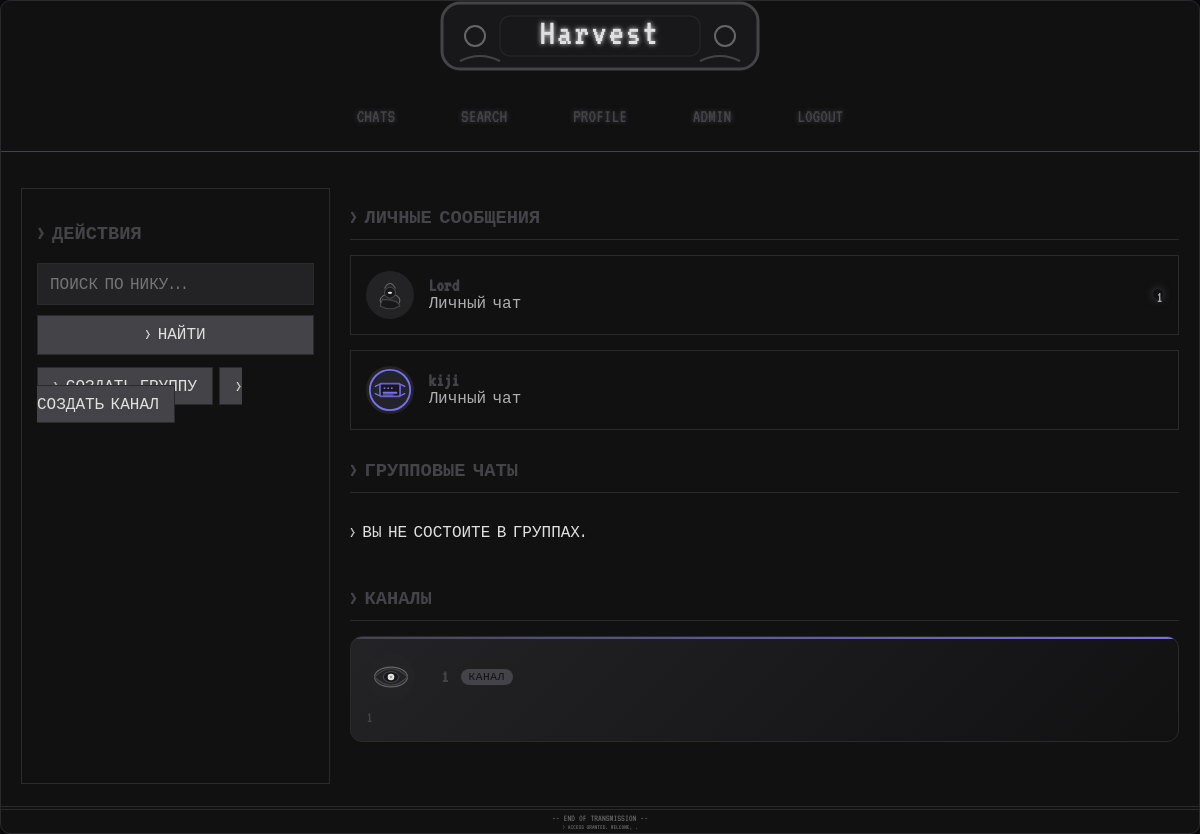
The page /chats (signed in) on the database its author committed.
### models.py (models this page shows)
class User(UserMixin, db.Model):
    id = Column(Integer, primary_key=True)
    nickname_enc = Column(String(64), nullable=False, unique=True)  # Никнейм теперь строка
    password_hash = Column(String(128), nullable=False)
    is_admin = Column(Boolean, default=False)
    banned = Column(Boolean, default=False)
    public_key = Column(LargeBinary, nullable=True)  # Публичный ключ пользователя
    avatar = Column(String(128), nullable=True)  # Путь к аватарке или стандартная иконка
    anonymous_mode = Column(Boolean, default=True)  # Включено ли шифрование
    global_chat_key = Column(String(128), nullable=True)  # Глобальный ключ для чатов
    global_group_key = Column(String(128), nullable=True)  # Глобальный ключ для групп
    chats1 = relationship('Chat', foreign_keys='Chat.user1_id', backref='user1', lazy=True)
    chats2 = relationship('Chat', foreign_keys='Chat.user2_id', backref='user2', lazy=True)

class Channel(db.Model):
    id = Column(Integer, primary_key=True)
    name = Column(String(64), nullable=False)
    description = Column(String(256), nullable=True)
    creator_id = Column(Integer, ForeignKey('user.id'), nullable=False)
    avatar = Column(String(128), nullable=True)  # Путь к аватарке или стандартная иконка
    key_enc = Column(LargeBinary, nullable=True)
    deleted = Column(db.Boolean, default=False)  # Мягкое удаление канала
    posts = relationship('ChannelPost', backref='channel', lazy='dynamic')

### app.py (the view, shortened to what this page needs)
@app.route('/')
@app.route('/chats')
@login_required
def index():
    chats = Chat.query.filter(
        (Chat.user1_id == current_user.id) | (Chat.user2_id == current_user.id)
    ).all()
    group_memberships = GroupMember.query.filter_by(user_id=current_user.id).all()
    group_list = []
    chats_with_info = []
    for chat in chats:
        other_user = chat.user1 if chat.user1_id != current_user.id else chat.user2
        last_read_entry = ReadTracking.query.filter_by(user_id=current_user.id, chat_id=chat.id).first()
        last_read_time = last_read_entry.last_read if last_read_entry else datetime.min
        unread_count = Message.query.filter(
            Message.chat_id == chat.id,
            Message.timestamp > last_read_time
        ).count()
        last_message = Message.query.filter_by(chat_id=chat.id).order_by(Message.timestamp.desc()).first()
        last_activity = last_message.timestamp if last_message else datetime.min
        chats_with_info.append({
            'chat': chat,
            'other_user_nickname': other_user.nickname_enc,
            'unread_count': unread_count,
            'last_activity': last_activity
        })
    chats_with_info.sort(key=lambda x: x['last_activity'], reverse=True)
    channel_subs = ChannelSubscriber.query.filter_by(user_id=current_user.id).all()
    channel_list = []
    for sub in channel_subs:
        channel = Channel.query.get(sub.channel_id)
        if channel and not channel.deleted:  # Проверяем, что канал существует и не удалён
            channel_list.append(channel)
    return render_template('chats.html', chat_list=chats_with_info, group_list=group_list, channel_list=channel_list)

### app.py (called while the page is built)
@app.before_request
def enforce_https():
    if (request.host.startswith('localhost') or
        request.host.startswith('127.0.0.1') or
        request.host.endswith('.ngrok.io') or
        request.host.endswith('.ngrok-free.app') or
        request.host.endswith('.onion')):
        return None
    return None

@login_manager.user_loader
def load_user(user_id):
    return db.session.get(User, int(user_id))

@app.before_request
def check_ban():
    from flask_login import current_user, logout_user
    if hasattr(current_user, 'is_authenticated') and current_user.is_authenticated:
        if getattr(current_user, 'banned', False):
            logout_user()
            flash('Ваш аккаунт заблокирован', 'danger')
            return redirect(url_for('login'))

### templates/chats.html (shortened to what this page needs)
{% extends "base.html" %}
{% block content %}
<div class="chats-page-container">
    <aside class="sidebar-actions">
        <h3>> ДЕЙСТВИЯ</h3>
        <form method="POST" action="{{ url_for('search') }}" class="sidebar-form">
            <input type="text" name="nickname" class="input-field" placeholder="ПОИСК ПО НИКУ..." required>
            <button type="submit" class="btn btn-full">> НАЙТИ</button>
        </form>
        <a href="{{ url_for('create_group') }}" class="btn btn-full">> СОЗДАТЬ ГРУППУ</a>
        <a href="{{ url_for('create_channel') }}" class="btn btn-full">> СОЗДАТЬ КАНАЛ</a>
    </aside>
    <main class="chats-main-content">
        <div class="chats-list-container">
            <h3>> ЛИЧНЫЕ СООБЩЕНИЯ</h3>
            <div class="chats-list">
                {% for chat_info in chat_list %}
                    <a href="{{ url_for('chat', chat_id=chat_info.chat.id) }}" class="chat-tile">
                        <div class="chat-avatar">
                            <img src="{{ url_for('static', filename=(chat_info.chat.user2.avatar if current_user.id == chat_info.chat.user1_id else chat_info.chat.user1.avatar) or 'avatars/cybermask.svg') }}" alt="avatar" class="chat-avatar-img">
                        </div>
                        <div class="chat-info">
                            <div class="chat-nick">{{ chat_info.other_user_nickname }}</div>
                            <div class="chat-last">Личный чат</div>
                        </div>
                        <div class="chat-meta">
                            {% if chat_info.unread_count > 0 %}
                                <span class="unread-indicator">{{ chat_info.unread_count }}</span>
                            {% endif %}
                        </div>
                    </a>
                {% else %}
                    <p>> НЕТ АКТИВНЫХ ЧАТОВ.</p>
                {% endfor %}
            </div>
        </div>
        <div class="chats-list-container">
            <h3>> ГРУППОВЫЕ ЧАТЫ</h3>
            <div class="chats-list">
                {% for group in group_list %}
                    <a href="{{ url_for('group_chat', invite_link=group.invite_link) }}" class="chat-tile">
                        <div class="chat-avatar">
                            <img src="{{ url_for('static', filename=group.avatar or 'avatars/hacker.svg') }}" alt="avatar" class="chat-avatar-img">
                        </div>
                        <div class="chat-info">
                            <div class="chat-nick">{{ group.group_name }}</div>
                            <div class="chat-last">Групповой чат</div>
                        </div>
                         <div class="chat-meta">
                        </div>
                    </a>
                {% else %}
                    <p>> ВЫ НЕ СОСТОИТЕ В ГРУППАХ.</p>
                {% endfor %}
            </div>
        </div>
        <div class="chats-list-container">
            <h3>> КАНАЛЫ</h3>
            <div class="chats-list">
                {% for channel in channel_list %}
                    <a href="{{ url_for('view_channel', channel_id=channel.id) }}" class="channel-tile">
                        <div class="channel-header">
                            <div class="chat-avatar">
                                <img src="{{ url_for('static', filename=channel.avatar or 'avatars/terminal.svg') }}" alt="avatar" class="chat-avatar-img">
                            </div>
                            <div class="channel-name">{{ channel.name }}</div>
                            <span class="channel-type">Канал</span>
                        </div>
                        {% if channel.description %}
                        <div class="channel-desc">{{ channel.description }}</div>
                        {% endif %}
                    </a>
                {% else %}
                    <p>> ВЫ НЕ ПОДПИСАНЫ НА КАНАЛЫ.</p>
                {% endfor %}
            </div>
        </div>
    </main>
</div>
{% endblock %}

### static/style.css (style rules this page uses)
:root { --bg-primary: #111112; --bg-secondary: #232326; --text-primary: #e0e0e0; --text-secondary: #b0b0b0; --accent-color: #444448; --accent-hover: #66666a; --border-color: #2a2a2d; --error-color: #b84a4a; --success-color: #6a6a6a; --warning-color: #888888; --font-main: 'VT323', 'Courier New', monospace; --background-color: #0a0a0c; --main-accent-color: #444448; --secondary-accent-color: #66666a; --text-color: #e0e0e0; --input-bg: #232326; }
* { animation-duration: 0s !important; animation-delay: 0s !important; transition-duration: 0s !important; transition-delay: 0s !important; }
*, *::before, *::after { box-sizing: border-box; }
html { height: 100%; scroll-behavior: auto; }
body { background: var(--background-color); color: var(--text-color); font-family: var(--font-main); font-size: 16px; margin: 0; min-height: 100vh; background-image: none; }
body::before, body::after { display: none !important; }
.btn, .btn-submit, .btn-danger, .btn-secondary, .btn-primary { background: var(--accent-color) !important; color: var(--text-primary) !important; border: 1px solid var(--border-color) !important; box-shadow: none !important; transition: background 0.2s; }
input, textarea, .input-field { background: var(--input-bg) !important; color: var(--text-primary) !important; border: 1px solid var(--border-color) !important; }
.unread-indicator, .status-banned, .status-ok { background: none !important; color: #aaa !important; border: none !important; }
a { text-decoration: none; color: var(--main-accent-color); }
body::before { content: "01010101\n10101010\n01010101\n10101010\n01010101\n10101010\n01010101\n10101010"; position: fixed; top: 0; left: 0; width: 100%; height: 100%; background-image: radial-gradient(circle at 20% 80%, rgba(0, 255, 65, 0.1) 0%, transparent 50%), radial-gradient(circle at 80% 20%, rgba(255, 0, 64, 0.1) 0%, transparent 50%), linear-gradient(45deg, transparent 40%, rgba(0, 255, 65, 0.05) 50%, transparent 60%); background-size: 100% 100%, 100% 100%, 200px 200px; z-index: -1; pointer-events: none; font-family: 'Courier New', monospace; font-size: 8px; color: rgba(0, 255, 65, 0.1); white-space: pre; line-height: 8px; overflow: hidden; }
body::after { content: ""; position: fixed; top: 0; left: 0; width: 100%; height: 100%; background: repeating-linear-gradient( 90deg, transparent, transparent 2px, rgba(0, 255, 65, 0.03) 2px, rgba(0, 255, 65, 0.03) 4px ), repeating-linear-gradient( 0deg, transparent, transparent 2px, rgba(0, 255, 65, 0.03) 2px, rgba(0, 255, 65, 0.03) 4px ); z-index: -1; pointer-events: none; animation: matrix-rain 20s linear infinite; }
.input-field { width: 100%; background: var(--input-bg); border: 1px solid var(--border-color); color: var(--text-color); padding: 12px; font-family: var(--font-main); font-size: 1em; transition: all 0.3s ease; }
.chats-list { display: flex; flex-direction: column; gap: 15px; }
.chat-tile { display: flex; align-items: center; padding: 15px; border: 1px solid var(--border-color); text-decoration: none; color: var(--text-color); transition: all 0.3s; }
.chat-avatar { width: 50px; height: 50px; border-radius: 50%; background: var(--secondary-accent-color); color: var(--background-color); display: flex; align-items: center; justify-content: center; font-size: 1.5em; margin-right: 15px; }
.chat-info { flex-grow: 1; }
.chat-nick { font-size: 1.2em; font-weight: bold; color: var(--main-accent-color); }
.chat-last { font-size: 1em; color: var(--text-secondary); white-space: nowrap; overflow: hidden; text-overflow: ellipsis; max-width: 200px; }
.chat-meta { text-align: right; }
.unread-indicator { display: inline-block; width: 10px; height: 10px; background-color: var(--main-accent-color); border-radius: 50%; margin-top: 5px; box-shadow: 0 0 8px var(--main-accent-color); }
.btn { background-color: transparent; border: 1px solid var(--main-accent-color); color: var(--main-accent-color); padding: 10px 15px; font-family: var(--font-main); font-size: 1em; cursor: pointer; transition: all 0.3s ease; text-transform: uppercase; box-shadow: inset 0 0 5px rgba(0, 255, 65, 0.2), 0 0 5px rgba(0, 255, 65, 0.2); text-shadow: 0 0 3px var(--main-accent-color); }
a { text-decoration: none; }

### rows shown on the page
User: avatar (picture), other_user_nickname "Lord", unread_count "1"
User: shows a picture, other_user_nickname "kiji"
Channel: avatar (picture), name "1", description "1"
